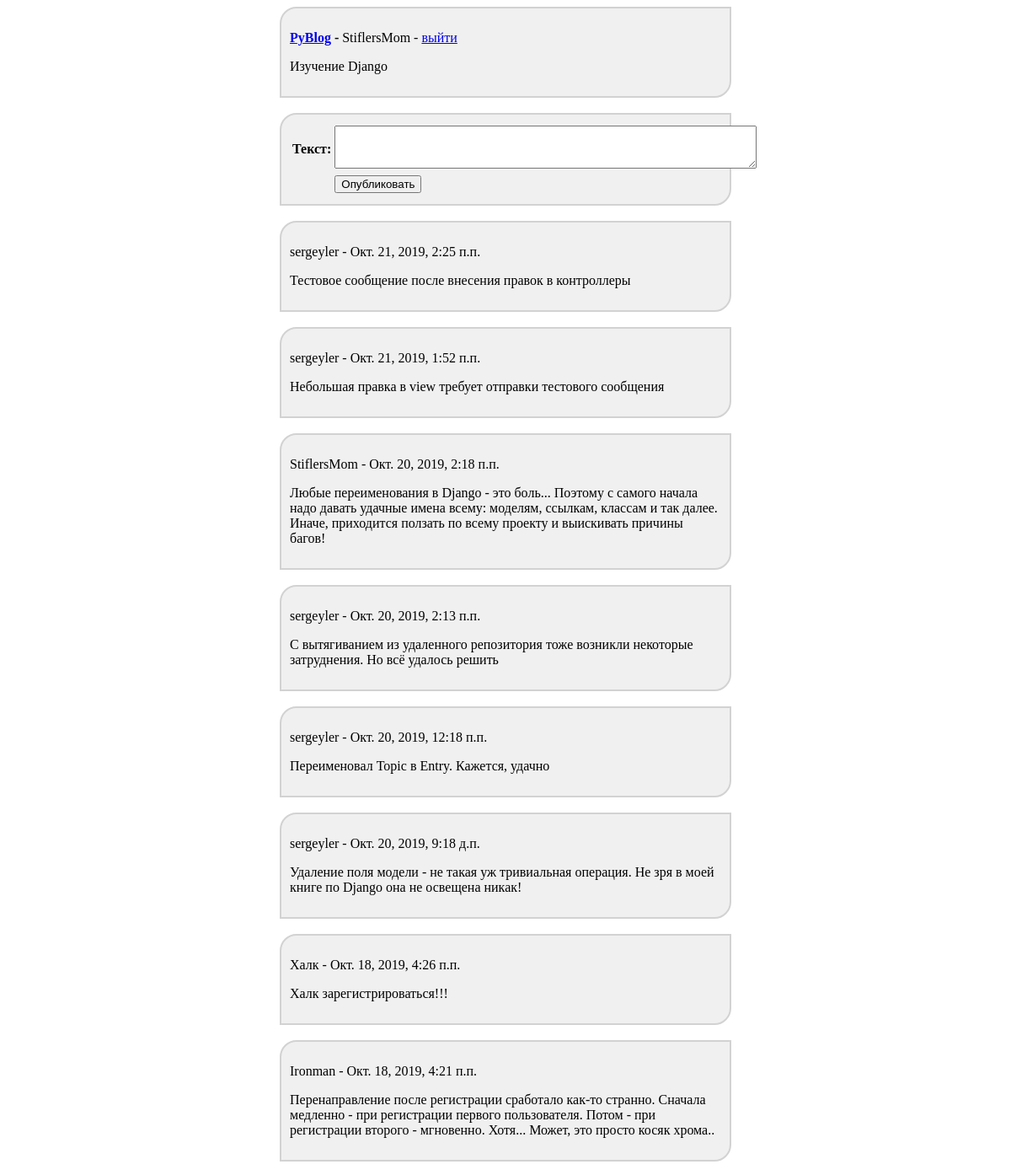
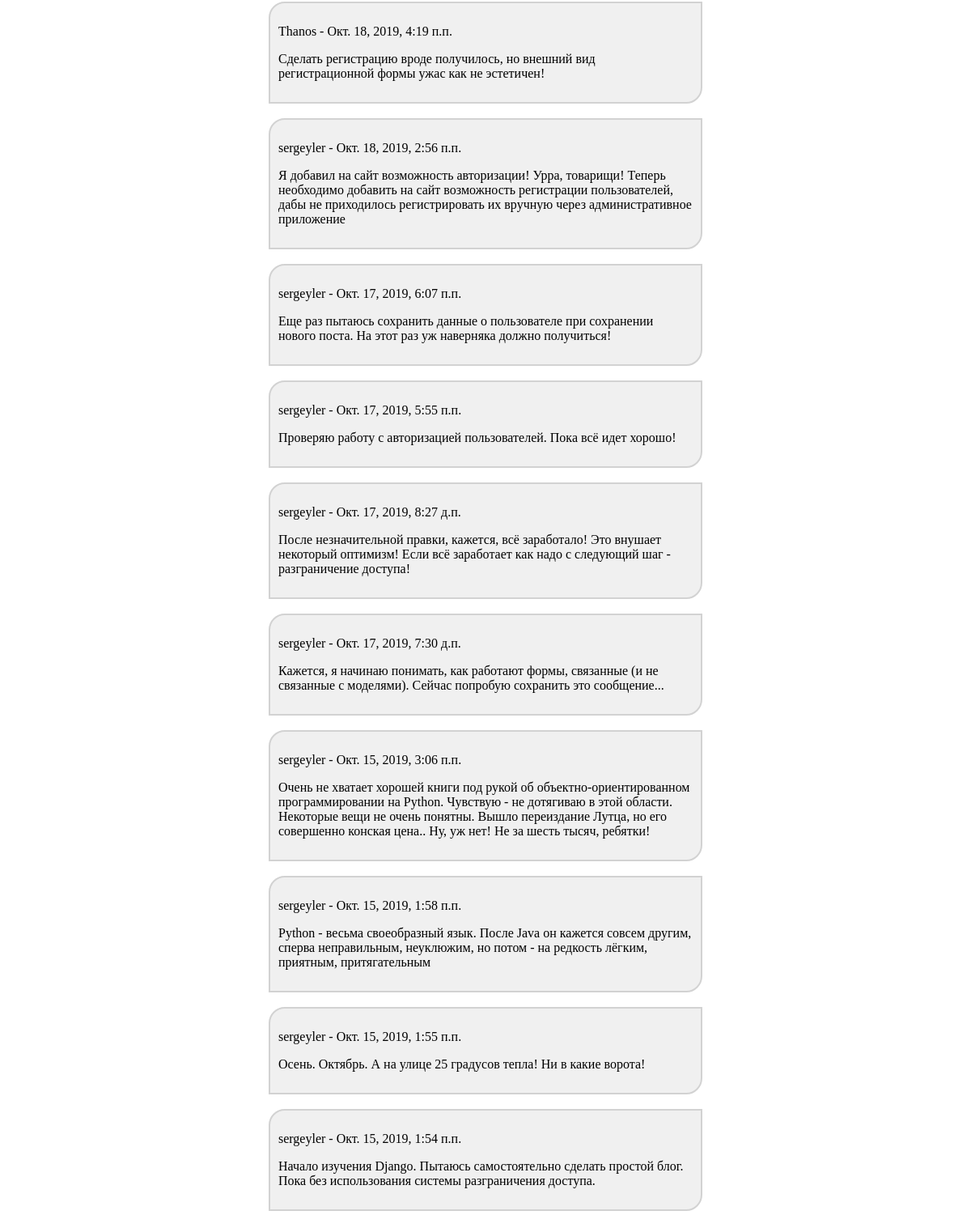
The app's page /entry_list/?topic_id=1 (signed in) with its own data (2 pictures, top to bottom).
### main/models.py (models this page shows, shortened)
class Topic(models.Model):
    title = CharField(max_length=128, verbose_name='Тема')
    published = DateTimeField(auto_now_add=True, verbose_name='Опубликовано')
    creator = ForeignKey(User, on_delete=models.CASCADE, verbose_name='Опубликовал')
    class Meta:
        verbose_name = 'Темы'
        verbose_name_plural = 'Темы'
        ordering = ['published']

class Entry(models.Model):
    content = TextField(max_length=2048, verbose_name='Текст')
    published = DateTimeField(auto_now_add=True, verbose_name='Опубликовано')
    creator = ForeignKey(User, on_delete=models.CASCADE, verbose_name='Опубликовал')
    topic = ForeignKey(Topic, on_delete=models.CASCADE, verbose_name='Тема')
    class Meta:
        verbose_name = 'Запись'
        verbose_name_plural = 'Записи'
        ordering = ['published']

### main/views.py (the view, shortened to what this page needs)
# urls.py: path('entry_list/', entry_list_controller, name='entry_list'),
def entry_list_controller(request):
    try:
        selected_topic = Topic.objects.get(pk=request.GET['topic_id'])
    except:
        selected_topic = None
    entries = []
    if selected_topic is not None:
        entries = Entry.objects.filter(topic=selected_topic).order_by('-published')
    context = {'entries': entries, 'selected_topic': selected_topic}
    if request.user.is_authenticated and selected_topic is not None:
        form = EntryForm()
        context['form'] = form
    return render(request, 'main/entry_list.html', context)

### main/forms.py
class EntryForm(forms.ModelForm):
    class Meta:
        model = Entry
        fields = ['content']
        labels = {'content': 'Текст'}
        widgets = {'content': forms.Textarea(attrs={'rows': 3, 'cols': 60})}

### main/templates/main/entry_list.html (shortened to what this page needs)
{% extends 'layout/basic.html' %}
{% block header %}
    <div class="block">
        <p>
            <b><a href="{% url 'topic_list' %}">PyBlog</a> - </b>
            {% if user.is_authenticated %}
                {{ user }} - <a href={% url 'logout' %}>выйти</a>
            {% else %}
                <a href="{% url 'login' %}">войти</a> или <a href={% url 'register' %}>зарегистрироваться</a>
            {% endif %}
        <p>{{ selected_topic.title }}</p>
        </p>
    </div>
    <br>
{% endblock %}
{% block publisher %}
    {% if user.is_authenticated and selected_topic is not None %}
        <div class="block">
            <form method="post">
                <table>{{ form.as_table }}
                    <tr>
                        <td></td>
                        <td><input type="submit" name="submit" value="Опубликовать"></td>
                    </tr>
                </table>
            </form>
        </div>
        <br>
    {% endif %}
{% endblock %}
{% block content %}
    {% for entry in entries %}
        <div class='block'>
            <p>
                {{ entry.creator }} - {{ entry.published }}
            </p>
            <p>{{ entry.content }}</p>
        </div>
        <br>
    {% empty %}
        <div class="block">
            <p>Нет постов по этой теме</p>
        </div>
    {% endfor %}
{% endblock %}

### main/static/main/style.css (style rules this page uses)
div.block { background-color: RGB(240, 240, 240); border-top-left-radius: 20px; border-bottom-right-radius: 20px; border: 2px solid RGB(210,210,210); padding: 10px; margin-left: auto; margin-right: auto; width: 32em }

### records on screen
Topic: title "Изучение Django"
Entry: creator "sergeyler", published "Окт. 21, 2019, 2:25 п.п.", content "Тестовое сообщение после внесения правок в контроллеры"
Entry: creator "sergeyler", published "Окт. 21, 2019, 1:52 п.п.", content "Небольшая правка в view требует отправки тестового сообщения"
Entry: creator "StiflersMom", published "Окт. 20, 2019, 2:18 п.п.", content "Любые переименования в Django - это боль... Поэтому с самого начала надо давать удачные имена всему: моделям, ссылкам, классам и так далее. Иначе, приходится ползать по всему проекту и выискивать причины багов!"
Entry: creator "sergeyler", published "Окт. 20, 2019, 2:13 п.п.", content "С вытягиванием из удаленного репозитория тоже возникли некоторые затруднения. Но всё удалось решить"
Entry: creator "sergeyler", published "Окт. 20, 2019, 12:18 п.п.", content "Переименовал Topic в Entry. Кажется, удачно"
Entry: creator "sergeyler", published "Окт. 20, 2019, 9:18 д.п.", content "Удаление поля модели - не такая уж тривиальная операция. Не зря в моей книге по Django она не освещена никак!"
Entry: creator "Халк", published "Окт. 18, 2019, 4:26 п.п.", content "Халк зарегистрироваться!!!"
Entry: creator "Ironman", published "Окт. 18, 2019, 4:21 п.п.", content "Перенаправление после регистрации сработало как-то странно. Сначала медленно - при регистрации первого пользователя. Потом - при регистрации второго - мгновенно. Хотя... Может, это просто косяк хрома.."
Entry: creator "Thanos", published "Окт. 18, 2019, 4:19 п.п.", content "Сделать регистрацию вроде получилось, но внешний вид регистрационной формы ужас как не эстетичен!"
Entry: creator "sergeyler", published "Окт. 18, 2019, 2:56 п.п.", content "Я добавил на сайт возможность авторизации! Урра, товарищи! Теперь необходимо добавить на сайт возможность регистрации пользователей, дабы не приходилось регистрировать их вручную через административное приложение"
Entry: creator "sergeyler", published "Окт. 17, 2019, 6:07 п.п.", content "Еще раз пытаюсь сохранить данные о пользователе при сохранении нового поста. На этот раз уж наверняка должно получиться!"
Entry: creator "sergeyler", published "Окт. 17, 2019, 5:55 п.п.", content "Проверяю работу с авторизацией пользователей. Пока всё идет хорошо!"
Entry: creator "sergeyler", published "Окт. 17, 2019, 8:27 д.п.", content "После незначительной правки, кажется, всё заработало! Это внушает некоторый оптимизм! Если всё заработает как надо с следующий шаг - разграничение доступа!"
Entry: creator "sergeyler", published "Окт. 17, 2019, 7:30 д.п.", content "Кажется, я начинаю понимать, как работают формы, связанные (и не связанные с моделями). Сейчас попробую сохранить это сообщение..."
Entry: creator "sergeyler", published "Окт. 15, 2019, 3:06 п.п.", content "Очень не хватает хорошей книги под рукой об объектно-ориентированном программировании на Python. Чувствую - не дотягиваю в этой области. Некоторые вещи не очень понятны. Вышло переиздание Лутца, но его совершенно конская цена.. Ну, уж нет! Не за шесть тысяч, ребятки!"
Entry: creator "sergeyler", published "Окт. 15, 2019, 1:58 п.п.", content "Python - весьма своеобразный язык. После Java он кажется совсем другим, сперва неправильным, неуклюжим, но потом - на редкость лёгким, приятным, притягательным"
Entry: creator "sergeyler", published "Окт. 15, 2019, 1:55 п.п.", content "Осень. Октябрь. А на улице 25 градусов тепла! Ни в какие ворота!"
Entry: creator "sergeyler", published "Окт. 15, 2019, 1:54 п.п.", content "Начало изучения Django. Пытаюсь самостоятельно сделать простой блог. Пока без использования системы разграничения доступа."

### other values on screen
{{ user }} "StiflersMom"
